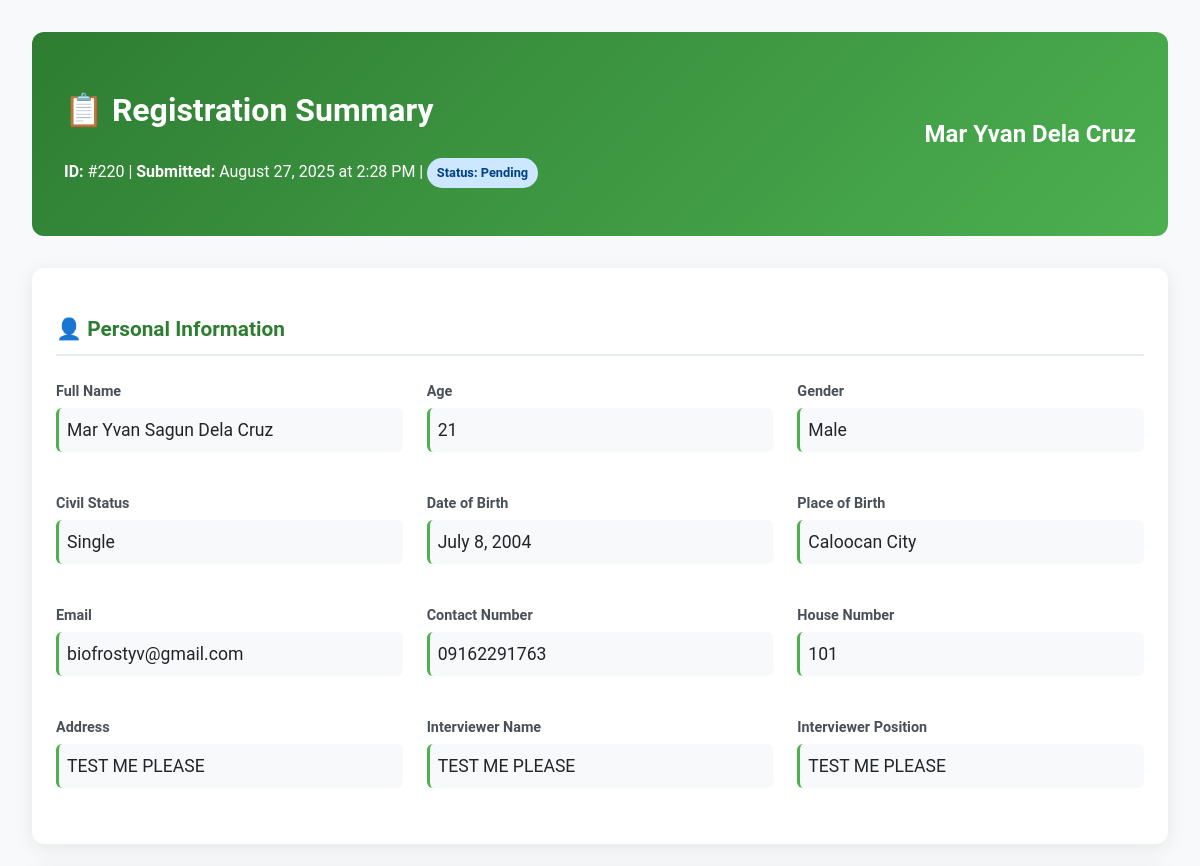
/admin/resident-summary.php?id=220 (signed in, upper part), run on an earlier commit of the app's database.
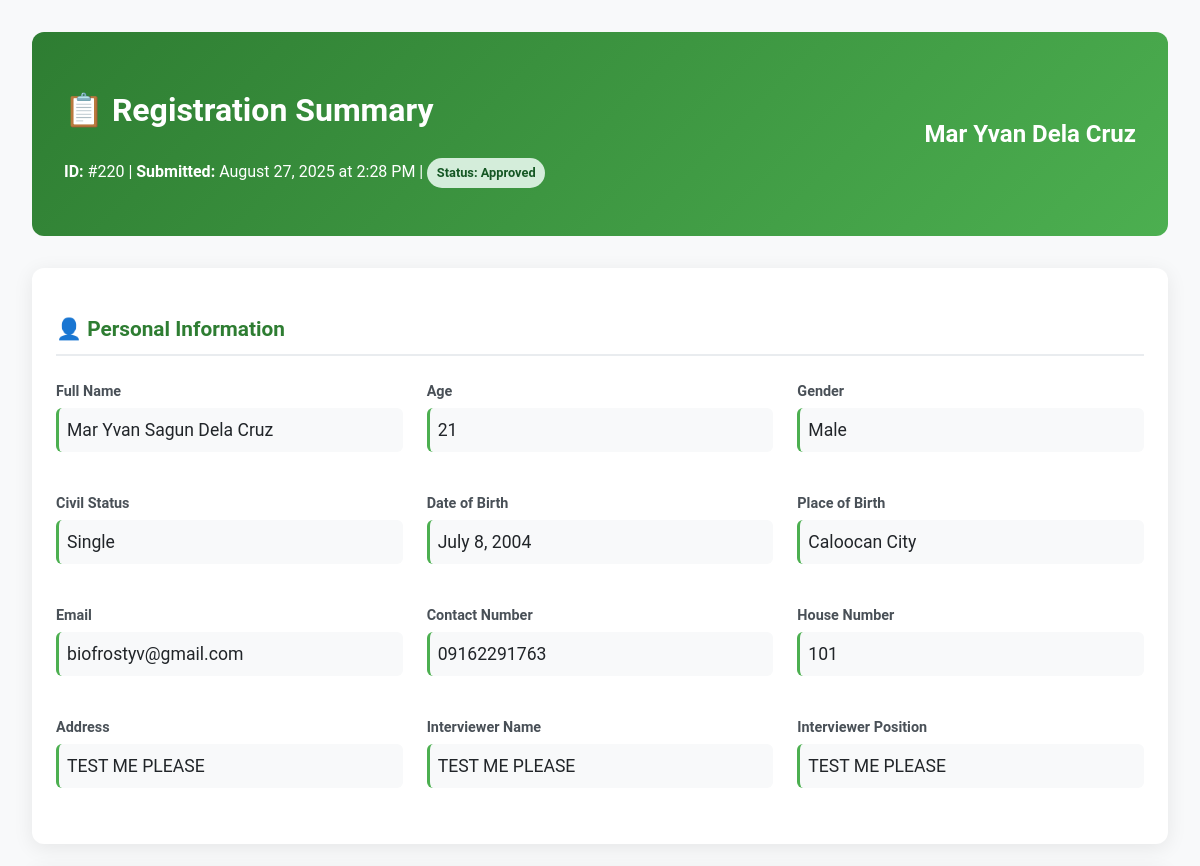
And on a later commit of the database.
### tables this page shows
CREATE TABLE `resident_registrations` (
  `id` int(11) NOT NULL,
  `first_name` varchar(100) NOT NULL,
  `middle_name` varchar(100) DEFAULT NULL,
  `last_name` varchar(100) NOT NULL,
  `birth_date` date NOT NULL,
  `birth_place` varchar(255) DEFAULT NULL,
  `age` int(11) NOT NULL,
  `civil_status` varchar(50) NOT NULL,
  `gender` varchar(20) NOT NULL,
  `contact_number` varchar(20) DEFAULT NULL,
  `email` varchar(255) DEFAULT NULL,
  `house_number` varchar(20) DEFAULT NULL,
  `address` text DEFAULT NULL,
  `pangkabuhayan` varchar(100) DEFAULT NULL,
  `submitted_at` timestamp NOT NULL DEFAULT current_timestamp(),
  `status` enum('pending','approved','rejected') DEFAULT 'pending',
  `land_ownership` varchar(100) DEFAULT NULL,
  `land_ownership_other` varchar(255) DEFAULT NULL,
  `house_ownership` varchar(100) DEFAULT NULL,
  `house_ownership_other` varchar(255) DEFAULT NULL,
  `farmland` varchar(100) DEFAULT NULL,
  `cooking_energy` varchar(100) DEFAULT NULL,
  `cooking_energy_other` varchar(255) DEFAULT NULL,
  `toilet_type` varchar(100) DEFAULT NULL,
  `toilet_type_other` varchar(255) DEFAULT NULL,
  `electricity_source` varchar(100) DEFAULT NULL,
  `electricity_source_other` varchar(255) DEFAULT NULL,
  `water_source` varchar(100) DEFAULT NULL,
  `water_source_other` varchar(255) DEFAULT NULL,
  `waste_disposal` varchar(100) DEFAULT NULL,
  `waste_disposal_other` varchar(255) DEFAULT NULL,
  `appliances` text DEFAULT NULL,
  `transportation` text DEFAULT NULL,
  `transportation_other` varchar(255) DEFAULT NULL,
  `business` text DEFAULT NULL,
  `business_other` varchar(255) DEFAULT NULL,
  `contraceptive` text DEFAULT NULL,
  `interviewer` varchar(255) DEFAULT NULL,
  `interviewer_title` varchar(255) DEFAULT NULL
);

### admin/resident-summary.php (the view, shortened to what this page needs)
<?php
include '../includes/db_connect.php';
$registration_id = isset($_GET['id']) ? (int)$_GET['id'] : null;
$stmt = $pdo->prepare("SELECT * FROM resident_registrations WHERE id = ?");
$stmt->execute([$registration_id]);
$registration_data = $stmt->fetch();
?>
<!DOCTYPE html>
<html lang="en">
<head>
    <link rel="stylesheet" href="../css/styles.css">
</head>
<body>
    <div class="summary-container">
        <div class="summary-header">
            <div>
                <h1>📋 Registration Summary</h1>
                <p><strong>ID:</strong> #<?php echo $registration_data['id']; ?> |
                   <strong>Submitted:</strong> <?php echo date('F j, Y \a\t g:i A', strtotime($registration_data['submitted_at'])); ?> |
                   <span class="badge status-<?php echo $registration_data['status']; ?>">
                       Status: <?php echo ucfirst($registration_data['status']); ?>
                   </span>
                </p>
            </div>
            <h2><?php echo htmlspecialchars($registration_data['first_name'] . ' ' . $registration_data['last_name']); ?></h2>
        </div>
        <div class="summary-section">
            <h3 class="section-title">👤 Personal Information</h3>
            <div class="info-grid">
                <div class="info-item">
                    <div class="info-label">Full Name</div>
                    <div class="info-value">
                        <?php echo htmlspecialchars($registration_data['first_name'] . ' ' . ($registration_data['middle_name'] ?? '') . ' ' . $registration_data['last_name']); ?>
                    </div>
                </div>
                <div class="info-item">
                    <div class="info-label">Age</div>
                    <div class="info-value"><?php echo $registration_data['age'] ?? 'N/A'; ?></div>
                </div>
                <div class="info-item">
                    <div class="info-label">Gender</div>
                    <div class="info-value"><?php echo $registration_data['gender'] ?? 'N/A'; ?></div>
                </div>
                <div class="info-item">
                    <div class="info-label">Civil Status</div>
                    <div class="info-value"><?php echo $registration_data['civil_status'] ?? 'N/A'; ?></div>
                </div>
                <div class="info-item">
                    <div class="info-label">Date of Birth</div>
                    <div class="info-value">
                        <?php echo $registration_data['birth_date'] ? date('F j, Y', strtotime($registration_data['birth_date'])) : 'N/A'; ?>
                    </div>
                </div>
                <div class="info-item">
                    <div class="info-label">Place of Birth</div>
                    <div class="info-value"><?php echo $registration_data['birth_place'] ?? 'N/A'; ?></div>
                </div>
                <div class="info-item">
                    <div class="info-label">Email</div>
                    <div class="info-value"><?php echo $registration_data['email'] ?? 'N/A'; ?></div>
                </div>
                <div class="info-item">
                    <div class="info-label">Contact Number</div>
                    <div class="info-value"><?php echo $registration_data['contact_number'] ?? 'N/A'; ?></div>
                </div>
                <div class="info-item">
                    <div class="info-label">House Number</div>
                    <div class="info-value"><?php echo $registration_data['house_number'] ?? 'N/A'; ?></div>
                </div>
                <div class="info-item">
                    <div class="info-label">Address</div>
                    <div class="info-value"><?php echo $registration_data['address'] ?? 'N/A'; ?></div>
                </div>
                <div class="info-item">
                    <div class="info-label">Interviewer Name</div>
                    <div class="info-value"><?php echo $registration_data['interviewer'] ?? 'N/A'; ?></div>
                </div>
                <div class="info-item">
                    <div class="info-label">Interviewer Position</div>
                    <div class="info-value"><?php echo $registration_data['interviewer_title'] ?? 'N/A'; ?></div>
                </div>
            </div>
        </div>
    </div>
</body>
</html>

What changed in the data, as far as the page shows it:
changed resident_registrations "Mar Yvan Dela Cruz": status "Pending" → "Approved"
